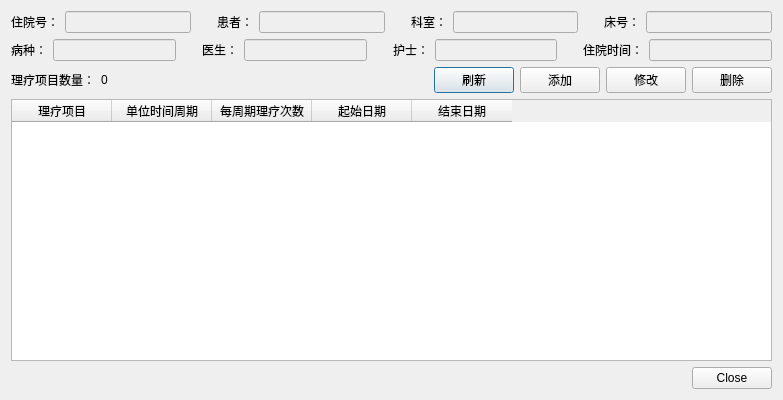
<?xml version="1.0" encoding="UTF-8"?>
<ui version="4.0">
 <class>PsmDlgHospiPhysio</class>
 <widget class="QDialog" name="PsmDlgHospiPhysio">
  <property name="geometry">
   <rect>
    <x>0</x>
    <y>0</y>
    <width>783</width>
    <height>400</height>
   </rect>
  </property>
  <property name="windowTitle">
   <string>住院理疗项目清单</string>
  </property>
  <layout class="QVBoxLayout" name="verticalLayout">
   <item>
    <layout class="QHBoxLayout" name="horizontalLayout" stretch="0,1,0,0,1,0,0,1,0,0,1">
     <item>
      <widget class="QLabel" name="label">
       <property name="text">
        <string>住院号：</string>
       </property>
      </widget>
     </item>
     <item>
      <widget class="QLineEdit" name="leHospiRecId">
       <property name="enabled">
        <bool>false</bool>
       </property>
      </widget>
     </item>
     <item>
      <spacer name="horizontalSpacer">
       <property name="orientation">
        <enum>Qt::Horizontal</enum>
       </property>
       <property name="sizeType">
        <enum>QSizePolicy::Fixed</enum>
       </property>
       <property name="sizeHint" stdset="0">
        <size>
         <width>20</width>
         <height>20</height>
        </size>
       </property>
      </spacer>
     </item>
     <item>
      <widget class="QLabel" name="label_2">
       <property name="text">
        <string>患者：</string>
       </property>
      </widget>
     </item>
     <item>
      <widget class="QLineEdit" name="lePatientName">
       <property name="enabled">
        <bool>false</bool>
       </property>
      </widget>
     </item>
     <item>
      <spacer name="horizontalSpacer_2">
       <property name="orientation">
        <enum>Qt::Horizontal</enum>
       </property>
       <property name="sizeType">
        <enum>QSizePolicy::Fixed</enum>
       </property>
       <property name="sizeHint" stdset="0">
        <size>
         <width>20</width>
         <height>20</height>
        </size>
       </property>
      </spacer>
     </item>
     <item>
      <widget class="QLabel" name="label_3">
       <property name="text">
        <string>科室：</string>
       </property>
      </widget>
     </item>
     <item>
      <widget class="QLineEdit" name="leDepartName">
       <property name="enabled">
        <bool>false</bool>
       </property>
      </widget>
     </item>
     <item>
      <spacer name="horizontalSpacer_3">
       <property name="orientation">
        <enum>Qt::Horizontal</enum>
       </property>
       <property name="sizeType">
        <enum>QSizePolicy::Fixed</enum>
       </property>
       <property name="sizeHint" stdset="0">
        <size>
         <width>20</width>
         <height>20</height>
        </size>
       </property>
      </spacer>
     </item>
     <item>
      <widget class="QLabel" name="label_4">
       <property name="text">
        <string>床号：</string>
       </property>
      </widget>
     </item>
     <item>
      <widget class="QLineEdit" name="leRoomId">
       <property name="enabled">
        <bool>false</bool>
       </property>
      </widget>
     </item>
    </layout>
   </item>
   <item>
    <layout class="QHBoxLayout" name="horizontalLayout_2" stretch="0,1,0,0,1,0,0,1,0,0,1">
     <item>
      <widget class="QLabel" name="label_5">
       <property name="text">
        <string>病种：</string>
       </property>
      </widget>
     </item>
     <item>
      <widget class="QLineEdit" name="leDisease">
       <property name="enabled">
        <bool>false</bool>
       </property>
      </widget>
     </item>
     <item>
      <spacer name="horizontalSpacer_4">
       <property name="orientation">
        <enum>Qt::Horizontal</enum>
       </property>
       <property name="sizeType">
        <enum>QSizePolicy::Fixed</enum>
       </property>
       <property name="sizeHint" stdset="0">
        <size>
         <width>20</width>
         <height>20</height>
        </size>
       </property>
      </spacer>
     </item>
     <item>
      <widget class="QLabel" name="label_6">
       <property name="text">
        <string>医生：</string>
       </property>
      </widget>
     </item>
     <item>
      <widget class="QLineEdit" name="leDoctorName">
       <property name="enabled">
        <bool>false</bool>
       </property>
      </widget>
     </item>
     <item>
      <spacer name="horizontalSpacer_5">
       <property name="orientation">
        <enum>Qt::Horizontal</enum>
       </property>
       <property name="sizeType">
        <enum>QSizePolicy::Fixed</enum>
       </property>
       <property name="sizeHint" stdset="0">
        <size>
         <width>20</width>
         <height>20</height>
        </size>
       </property>
      </spacer>
     </item>
     <item>
      <widget class="QLabel" name="label_7">
       <property name="text">
        <string>护士：</string>
       </property>
      </widget>
     </item>
     <item>
      <widget class="QLineEdit" name="leNurseName">
       <property name="enabled">
        <bool>false</bool>
       </property>
      </widget>
     </item>
     <item>
      <spacer name="horizontalSpacer_6">
       <property name="orientation">
        <enum>Qt::Horizontal</enum>
       </property>
       <property name="sizeType">
        <enum>QSizePolicy::Fixed</enum>
       </property>
       <property name="sizeHint" stdset="0">
        <size>
         <width>20</width>
         <height>20</height>
        </size>
       </property>
      </spacer>
     </item>
     <item>
      <widget class="QLabel" name="label_8">
       <property name="text">
        <string>住院时间：</string>
       </property>
      </widget>
     </item>
     <item>
      <widget class="QLineEdit" name="leDates">
       <property name="enabled">
        <bool>false</bool>
       </property>
      </widget>
     </item>
    </layout>
   </item>
   <item>
    <layout class="QHBoxLayout" name="horizontalLayout_3" stretch="0,1,0,0,0,0">
     <item>
      <widget class="QLabel" name="label_9">
       <property name="text">
        <string>理疗项目数量：</string>
       </property>
      </widget>
     </item>
     <item>
      <widget class="QLabel" name="label_10">
       <property name="text">
        <string>0</string>
       </property>
      </widget>
     </item>
     <item>
      <widget class="QPushButton" name="pbRefresh">
       <property name="text">
        <string>刷新</string>
       </property>
      </widget>
     </item>
     <item>
      <widget class="QPushButton" name="pbAdd">
       <property name="text">
        <string>添加</string>
       </property>
      </widget>
     </item>
     <item>
      <widget class="QPushButton" name="pbUpdate">
       <property name="text">
        <string>修改</string>
       </property>
      </widget>
     </item>
     <item>
      <widget class="QPushButton" name="pbDelete">
       <property name="text">
        <string>删除</string>
       </property>
      </widget>
     </item>
    </layout>
   </item>
   <item>
    <widget class="QTableWidget" name="tableWidget">
     <column>
      <property name="text">
       <string>理疗项目</string>
      </property>
     </column>
     <column>
      <property name="text">
       <string>单位时间周期</string>
      </property>
     </column>
     <column>
      <property name="text">
       <string>每周期理疗次数</string>
      </property>
     </column>
     <column>
      <property name="text">
       <string>起始日期</string>
      </property>
     </column>
     <column>
      <property name="text">
       <string>结束日期</string>
      </property>
     </column>
    </widget>
   </item>
   <item>
    <widget class="QDialogButtonBox" name="buttonBox">
     <property name="orientation">
      <enum>Qt::Horizontal</enum>
     </property>
     <property name="standardButtons">
      <set>QDialogButtonBox::Close</set>
     </property>
    </widget>
   </item>
  </layout>
 </widget>
 <resources/>
 <connections>
  <connection>
   <sender>buttonBox</sender>
   <signal>accepted()</signal>
   <receiver>PsmDlgHospiPhysio</receiver>
   <slot>accept()</slot>
   <hints>
    <hint type="sourcelabel">
     <x>248</x>
     <y>254</y>
    </hint>
    <hint type="destinationlabel">
     <x>157</x>
     <y>274</y>
    </hint>
   </hints>
  </connection>
  <connection>
   <sender>buttonBox</sender>
   <signal>rejected()</signal>
   <receiver>PsmDlgHospiPhysio</receiver>
   <slot>reject()</slot>
   <hints>
    <hint type="sourcelabel">
     <x>316</x>
     <y>260</y>
    </hint>
    <hint type="destinationlabel">
     <x>286</x>
     <y>274</y>
    </hint>
   </hints>
  </connection>
 </connections>
</ui>
